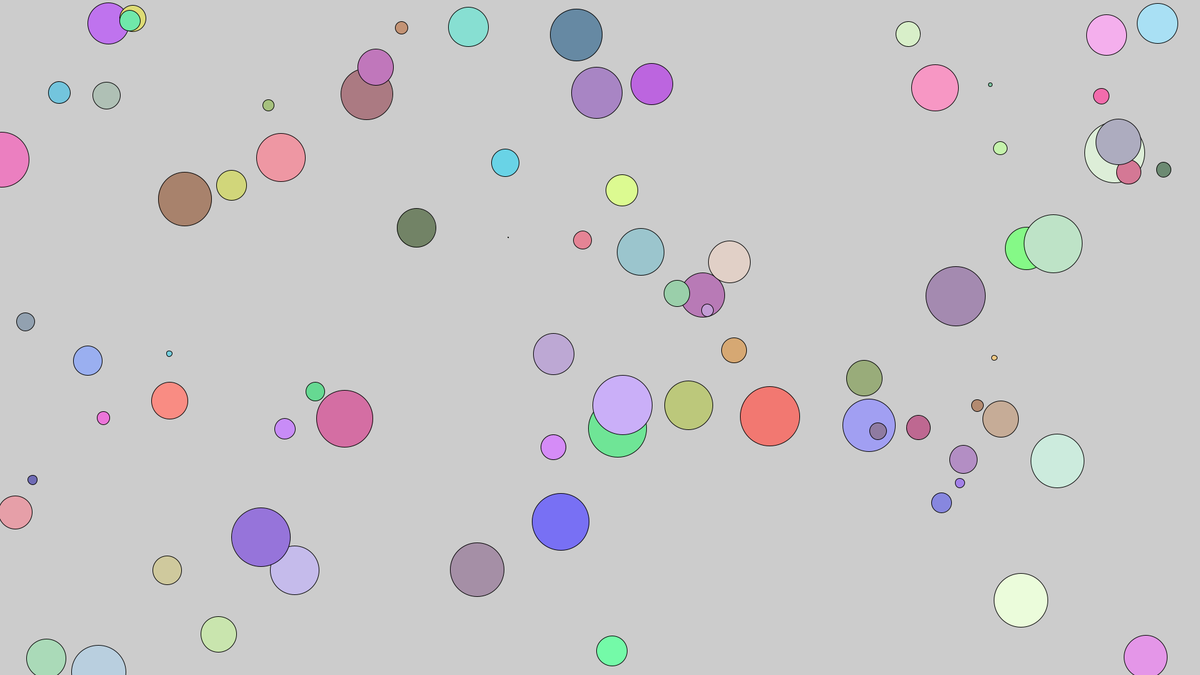
Frame 1 (no input)
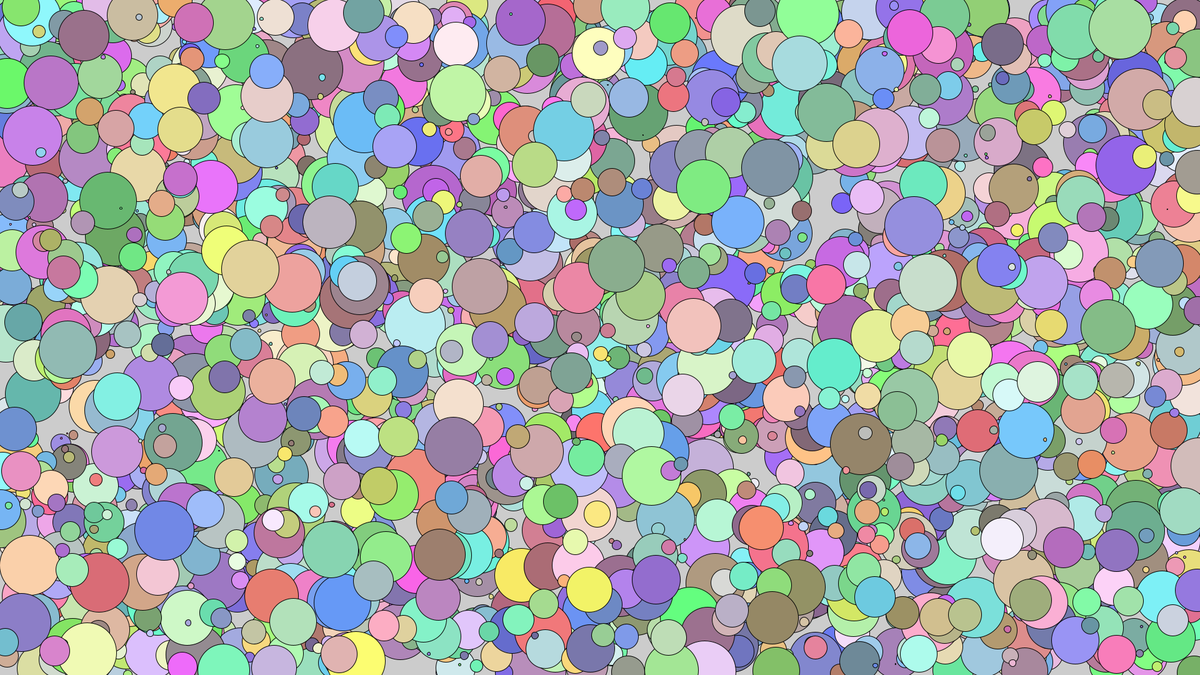
Frame 60 (the mouse pressed at the canvas centre just before this capture)
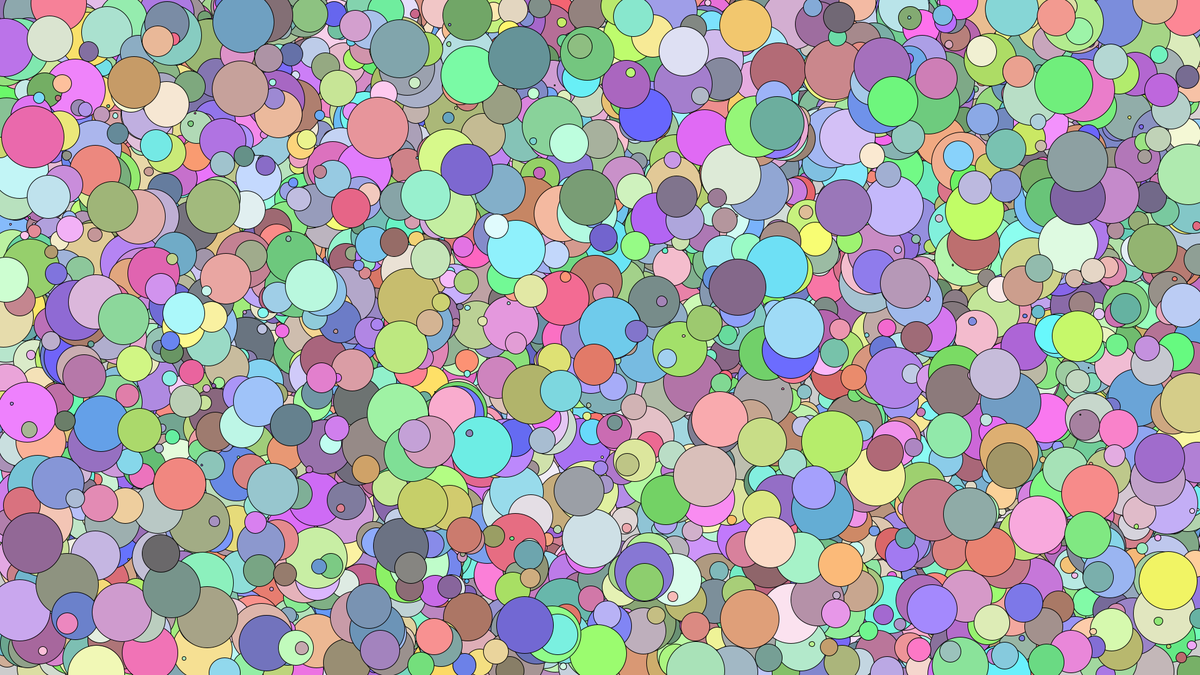
Frame 120 (the mouse held since frame 60 and released just before this capture)

The Processing sketch that drew these frames (run headless with seeded random() and noise(); from frame 60 on, the mouse is pressed at the canvas centre):

// Processing sketch: processing_103697
// ── processing_103697.pde

void setup()
{
  size(1920, 1080);
  
  for(int loopCount=0; loopCount<=40; loopCount++)
 
 {
    
   
    int r = (int) random(100, 255);
    int g = (int) random(100, 255);
    int b = (int) random(100, 255);
    
    float randomX = random(0, 1920);
    float randomY = random(0, 800);
    float randomSize = random(1, 100);
    float randomR = random(0, 255);
    float randomG = random(0, 255);
    float randomB = random(0, 255);
    drawCircle(randomX, randomY, randomSize, color(r, g, b));
    
   
  } 
}

void drawCircle(float randomX, float randomY, float randomSize, color randomColor)
{
  fill(randomColor);
  ellipse(randomX, randomY, randomSize, randomSize);
}

void draw()
{
  frameRate(900000); 
  for(int loopCount=0; loopCount<=40; loopCount++)
    

{
    int r = (int) random(100, 255);
    int g = (int) random(100, 255);
    int b = (int) random(100, 255);
    
    float randomX = random(0, 1920);
    float randomY = random(0, 1080);
    float randomSize = random(1, 100);
    float randomR = random(0, 255);
    float randomG = random(0, 255);
    float randomB = random(0, 255);
    drawCircle(randomX, randomY, randomSize, color(r, g, b));



}
    

    
  
  
  
}
